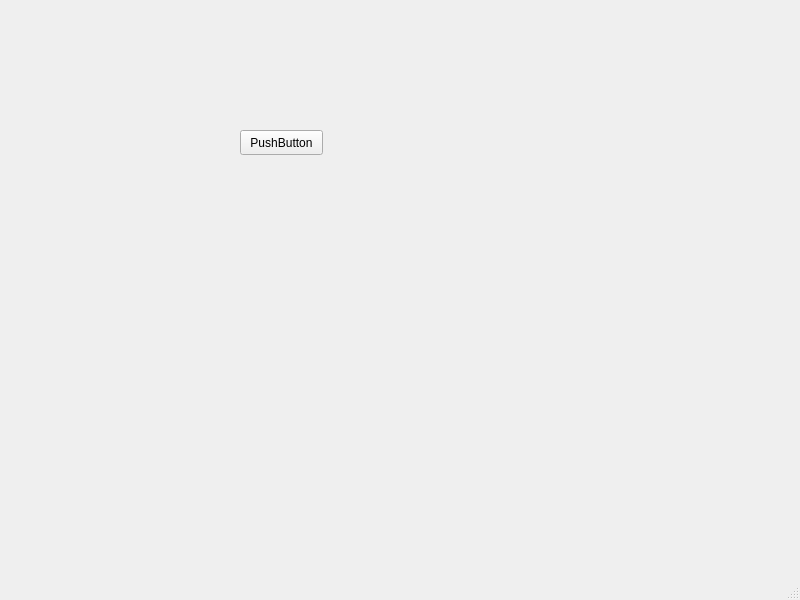
<?xml version="1.0" encoding="UTF-8"?>
<ui version="4.0">
 <class>MainWindow</class>
 <widget class="QMainWindow" name="MainWindow">
  <property name="geometry">
   <rect>
    <x>0</x>
    <y>0</y>
    <width>800</width>
    <height>600</height>
   </rect>
  </property>
  <property name="windowTitle">
   <string>MainWindow</string>
  </property>
  <widget class="QWidget" name="centralwidget">
   <widget class="AnalogClock" name="analogClock">
    <property name="geometry">
     <rect>
      <x>110</x>
      <y>320</y>
      <width>100</width>
      <height>100</height>
     </rect>
    </property>
    <property name="toolTip">
     <string>The current time</string>
    </property>
    <property name="whatsThis">
     <string>The analog clock widget displays the current time.</string>
    </property>
   </widget>
   <widget class="QPushButton" name="pushButton">
    <property name="geometry">
     <rect>
      <x>240</x>
      <y>130</y>
      <width>83</width>
      <height>25</height>
     </rect>
    </property>
    <property name="text">
     <string>PushButton</string>
    </property>
   </widget>
  </widget>
  <widget class="QMenuBar" name="menubar">
   <property name="geometry">
    <rect>
     <x>0</x>
     <y>0</y>
     <width>800</width>
     <height>22</height>
    </rect>
   </property>
  </widget>
  <widget class="QStatusBar" name="statusbar"/>
 </widget>
 <customwidgets>
  <customwidget>
   <class>AnalogClock</class>
   <extends>QWidget</extends>
   <header>analogclock.h</header>
  </customwidget>
 </customwidgets>
 <resources/>
 <connections/>
</ui>
